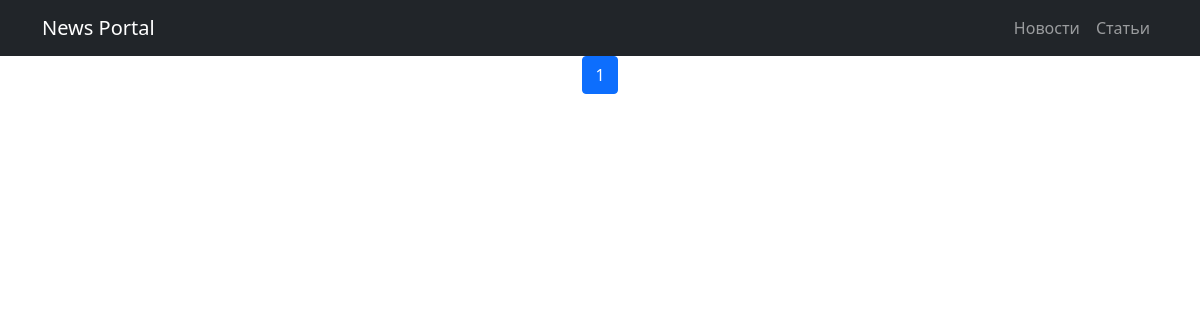
Page /news/news/ on the earlier database version.
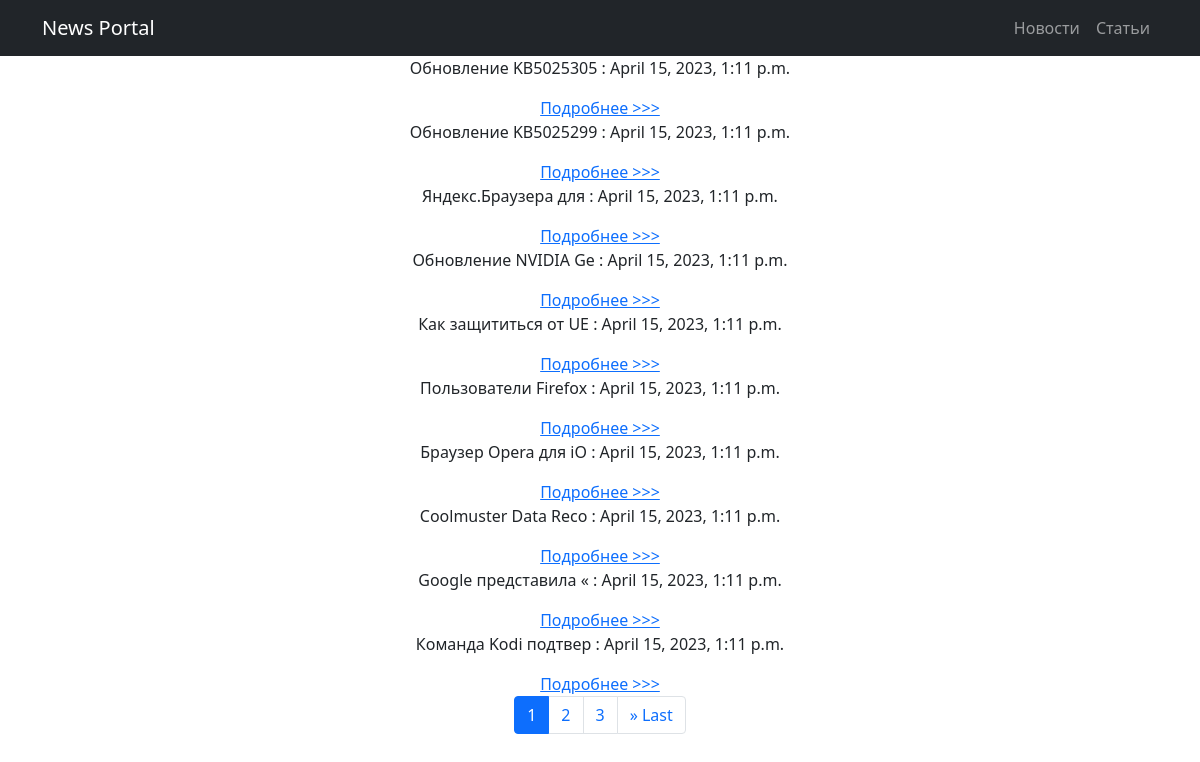
Same page on the later database version.
### news/models.py (models this page shows, shortened)
class New(models.Model):
    CATEGORIES_CHOICES = [('uncos', 'Новости'), ('articles', 'Статьи')]
    title = models.CharField(max_length=64)
    text = models.TextField()
    category = models.CharField(max_length=10, choices=CATEGORIES_CHOICES, default='uncos')
    data_pub = models.DateField(auto_now_add=True)
    slug = models.SlugField(max_length=128, unique=True)
    def get_absolute_url(self):
        return reverse('detail', kwargs={'pk': self.pk})

### news/views.py (the view)
# urls.py: path('news/', NewsListView.as_view(), name='news'),
class NewsListView(ListView):
    model = New
    paginate_by = 10
    ordering = ['-data_pub']
    template_name = 'default.html'
    def get_context_data(self, **kwargs):
        context = super().get_context_data(**kwargs)
        paginator = context['paginator']
        current_page = context['page_obj']
        start_index = max(current_page.number - 2, 1)
        end_index = min(current_page.number + 2, paginator.num_pages)
        page_range = range(start_index, end_index + 1)
        context['page_range'] = page_range
        return context

### news/templatetags/filters.py (called while the page is built)
@register.filter(name='censor')
def censor(text):
    for word in BAD_WORDS:
        pattern = re.compile(r'\b{}\b'.format(word), re.IGNORECASE)
        censored_word = word[0] + '*'*(len(word)-1)
        text = re.sub(pattern, censored_word, text)
    return mark_safe(text)

### news/templates/news/default.html (shortened to what this page needs)
<!DOCTYPE html>
<html lang="en">
<head>
    {% load static %}
    <link href="{% static 'css/styles.css' %}" rel="stylesheet"/>
</head>
<body>
<nav class="navbar navbar-expand-lg navbar-dark bg-dark">
    <div class="container">
        <a class="navbar-brand" href="#">News Portal</a>
        <div class="collapse navbar-collapse" id="navbarSupportedContent">
            <ul class="navbar-nav ms-auto mb-2 mb-lg-0">
                <li class="nav-item"><a class="nav-link" href="{% url 'uncos' %}">Новости</a></li>
                <li class="nav-item"><a class="nav-link" href="{% url 'articles' %}">Статьи</a></li>
            </ul>
        </div>
    </div>
</nav>
<div class="container">
    <div class="row">
        <div class="col-lg-12 text-center">
            {% load filters %}
            {% for new in object_list %}
                <p>{{ new.title|censor|slice:":20" }} : {{ new.data_pub }}</p>
                <a href="{{ new.get_absolute_url }}">Подробнее >>></a>
            {% endfor %}
            <nav aria-label="Pagination">
                <ul class="pagination justify-content-center">
                    {% for num in page_range %}
                        <li class="page-item{% if page_obj.number == num %} active{% endif %}">
                            <a class="page-link" href="?page={{ num }}">{{ num }}</a>
                        </li>
                    {% endfor %}
                    {% if page_obj.has_next %}
                        <li class="page-item">
                            <a class="page-link" href="?page={{ page_obj.paginator.num_pages }}">&raquo; Last</a>
                        </li>
                    {% endif %}
                </ul>
            </nav>
        </div>
    </div>
</div

Differences in the rows shown:
added New: title|censor "Обновление KB5025305", data_pub "April 15, 2023, 1:11 p.m."
added New: title|censor "Обновление KB5025299", data_pub "April 15, 2023, 1:11 p.m."
added New: title|censor "Яндекс.Браузера для", data_pub "April 15, 2023, 1:11 p.m."
added New: title|censor "Обновление NVIDIA Ge", data_pub "April 15, 2023, 1:11 p.m."
added New: title|censor "Как защититься от UE", data_pub "April 15, 2023, 1:11 p.m."
added New: title|censor "Пользователи Firefox", data_pub "April 15, 2023, 1:11 p.m."
added New: title|censor "Браузер Opera для iO", data_pub "April 15, 2023, 1:11 p.m."
added New: title|censor "Coolmuster Data Reco", data_pub "April 15, 2023, 1:11 p.m."
added New: title|censor "Google представила «", data_pub "April 15, 2023, 1:11 p.m."
added New: title|censor "Команда Kodi подтвер", data_pub "April 15, 2023, 1:11 p.m."
Other differences:
new list line: "2"
new list line: "3"
text now shown: "» Last"
